Frame 1 (no input): blank canvas, image omitted
Frame 60 (no input): blank canvas, image omitted
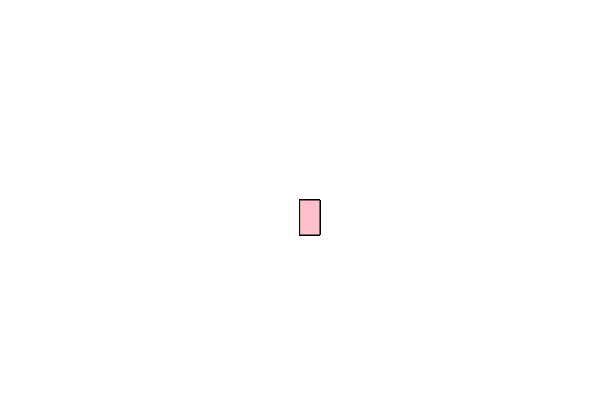
Frame 120 (the mouse pressed at the canvas centre since frame 60)

The p5.js sketch whose frames 1 and 60 were blank and that drew this single picture after the mouse press (run headless with seeded random() and noise() and a simulated clock; from frame 60 on, the mouse is pressed at the canvas centre):

// p5.js sketch
// ── sketch.js
function setup() {
    createCanvas(600, 400);
    background("white")
  }
  
  function draw() {
    
    stroke("black"); 
    fill("pink");
    
    //console.log(mouseIsPressed)
    
     if (mouseIsPressed) {
      rect(mouseX, mouseY, 20, 35);
     }
    }
